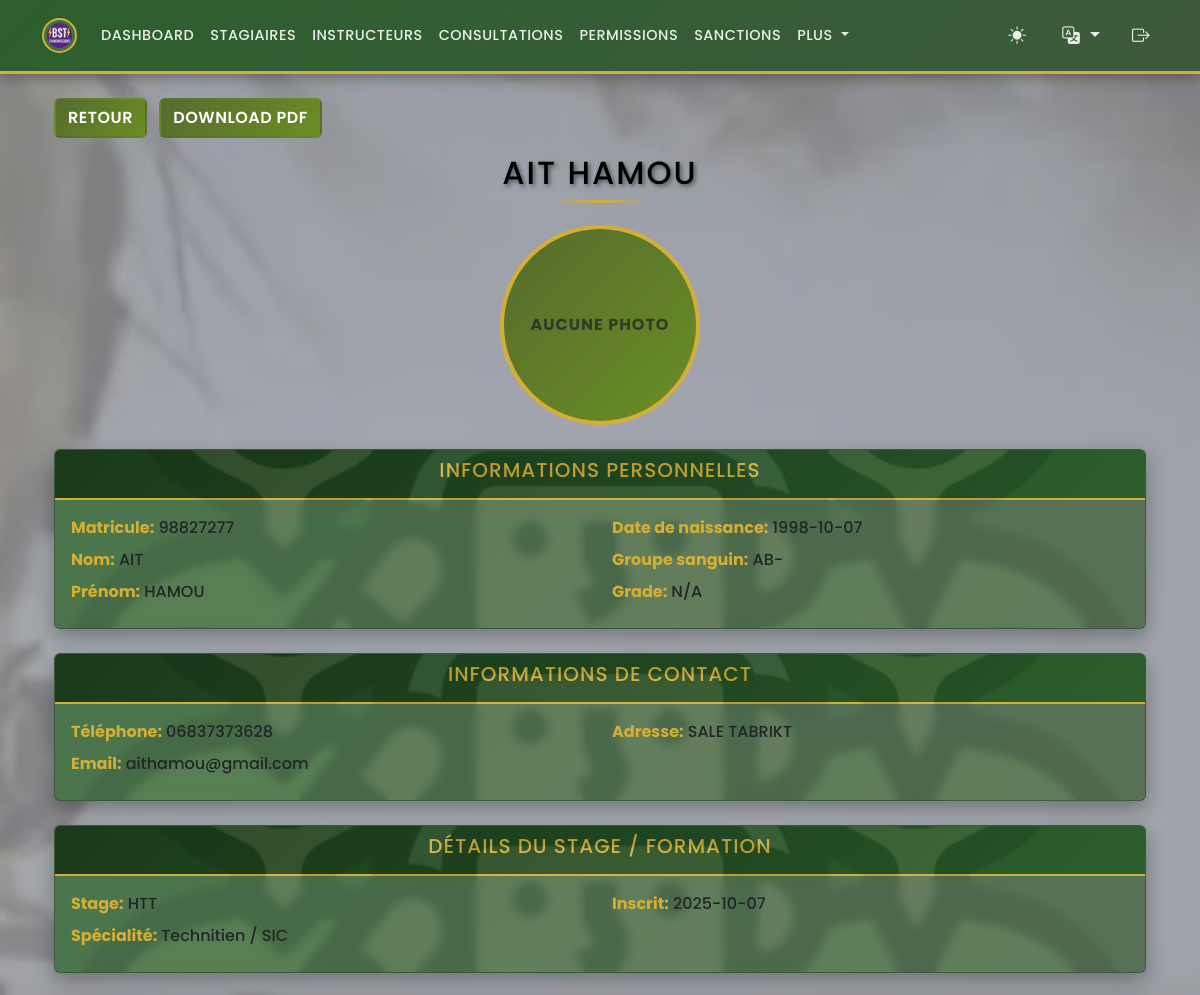
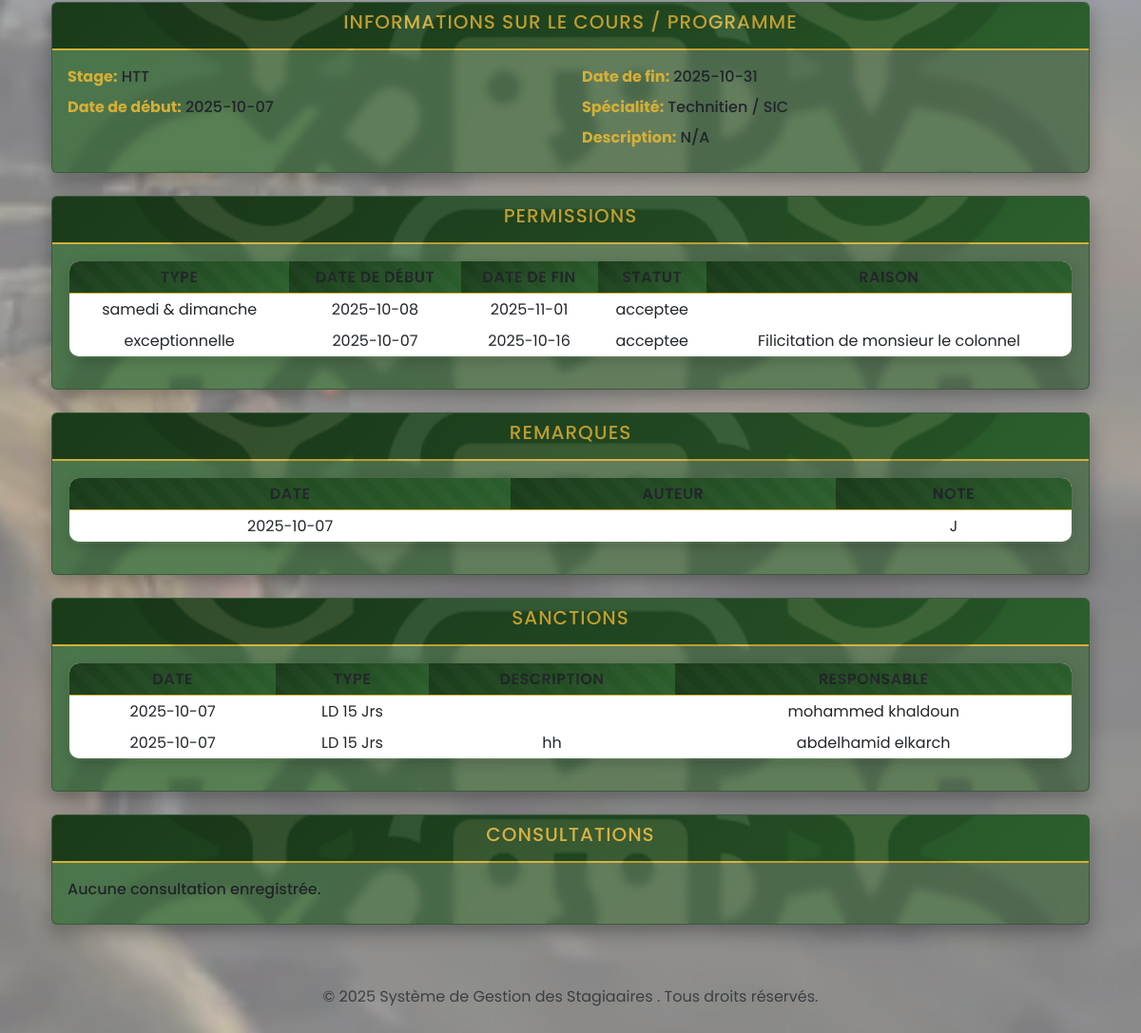
Page /admin/profile_stagiaire.php?id=8 (signed in) on the committed database (2 pictures, top to bottom).
### tables this page shows
CREATE TABLE `stagiaires` (
  `id` int(11) NOT NULL,
  `matricule` varchar(50) NOT NULL,
  `nom` varchar(100) NOT NULL,
  `prenom` varchar(100) NOT NULL,
  `date_naissance` date DEFAULT NULL,
  `adresse` text DEFAULT NULL,
  `telephone` varchar(20) DEFAULT NULL,
  `email` varchar(100) DEFAULT NULL,
  `groupe_sanguin` enum('A+','A-','B+','B-','AB+','AB-','O+','O-') DEFAULT NULL,
  `photo` varchar(255) DEFAULT NULL,
  `grade` enum('Lieutenant','Sous-Lieutenant','Adjudant Chef','Adjudant','Sergent Chef','Sergent','Caporal Chef','Caporal','2 eme Classe','1er Classe') DEFAULT NULL,
  `date_inscription` date DEFAULT curdate(),
  `id_stage` int(11) NOT NULL,
  `id_specialite` int(11) NOT NULL
);

CREATE TABLE `stages` (
  `id` int(11) NOT NULL,
  `intitule` varchar(150) NOT NULL,
  `date_debut` date DEFAULT NULL,
  `date_fin` date DEFAULT NULL
);

CREATE TABLE `specialites` (
  `id` int(11) NOT NULL,
  `nom_specialite` varchar(150) NOT NULL,
  `description` text DEFAULT NULL
);

CREATE TABLE `permissions` (
  `id` int(11) NOT NULL,
  `id_stagiaire` int(11) NOT NULL,
  `type` enum('samedi & dimanche','exceptionnelle','vacance') NOT NULL,
  `date_debut` date DEFAULT NULL,
  `date_fin` date DEFAULT NULL,
  `motif` text DEFAULT NULL,
  `statut` enum('acceptee','refusee','en_attente') DEFAULT 'en_attente'
);

CREATE TABLE `remarques` (
  `id` int(11) NOT NULL,
  `id_stagiaire` int(11) NOT NULL,
  `remarque` text NOT NULL,
  `date_remarque` date DEFAULT curdate(),
  `auteur_id` int(11) DEFAULT NULL
);

CREATE TABLE `punitions` (
  `id` int(11) NOT NULL,
  `id_stagiaire` int(11) NOT NULL,
  `type` enum('samedi & dimanche','piquet','permanence','chef de poste','Garde','Corvet','LD 4 Jrs','LD 8 Jrs','LD 10 Jrs','LD 15 Jrs','LD 25 Jrs','LD 30 Jrs','LD 40 Jrs') NOT NULL,
  `description` text DEFAULT NULL,
  `date_punition` date DEFAULT curdate(),
  `auteur_id` int(11) DEFAULT NULL
);

CREATE TABLE `users` (
  `id` int(11) NOT NULL,
  `username` varchar(50) NOT NULL,
  `password` varchar(255) NOT NULL,
  `role` enum('admin','secretaire','docteur') NOT NULL,
  `nom` varchar(100) DEFAULT NULL,
  `prenom` varchar(100) DEFAULT NULL,
  `email` varchar(100) DEFAULT NULL,
  `created_at` timestamp NOT NULL DEFAULT current_timestamp()
);

### admin/profile_stagiaire.php (the view, shortened to what the rows shown need)
<?php
require '../functions.php';
$id = (int)$_GET['id'];
$sql = "SELECT s.*, st.intitule AS stage_name, st.date_debut, st.date_fin, sp.nom_specialite AS specialite_name, sp.description AS specialite_description
        FROM stagiaires s
        JOIN stages st ON s.id_stage = st.id
        JOIN specialites sp ON s.id_specialite = sp.id
        WHERE s.id = ?";
$stmt = $pdo->prepare($sql);
$stmt->execute([$id]);
$stagiaire = $stmt->fetch();
$permissions = $pdo->prepare("SELECT * FROM permissions WHERE id_stagiaire = ? ORDER BY date_debut DESC");
$permissions->execute([$id]);
$permissions = $permissions->fetchAll();
$remarques = $pdo->prepare("SELECT r.*, u.nom AS auteur_nom, u.prenom AS auteur_prenom
                            FROM remarques r
                            LEFT JOIN users u ON r.auteur_id = u.id
                            WHERE r.id_stagiaire = ?
                            ORDER BY r.date_remarque DESC");
$remarques->execute([$id]);
$remarques = $remarques->fetchAll();
$punitions = $pdo->prepare("SELECT p.*, u.nom AS auteur_nom, u.prenom AS auteur_prenom
                            FROM punitions p
                            LEFT JOIN users u ON p.auteur_id = u.id
                            WHERE p.id_stagiaire = ?
                            ORDER BY p.date_punition DESC");
$punitions->execute([$id]);
$punitions = $punitions->fetchAll();
?>
<?php include '../templates/header.php'; ?>
<div class="container mt-4">
    <div class="row">
<div class="col-md-12 mb-4">
             <a href="manage_stagiaires.php" class="btn btn-secondary mb-3"><?php echo htmlspecialchars($translations['back'] ?? 'Back'); ?></a>
             <a href="../generate_stagiaire_pdf.php?id=<?php echo $stagiaire['id']; ?>" class="btn btn-secondary mb-3 ms-2">Download PDF</a>
            <h2 class="text-center"><?php echo htmlspecialchars($stagiaire['nom'] . ' ' . $stagiaire['prenom']); ?></h2>
        </div>
    </div>
    <div class="card military-card mb-4">
        <div class="card-body">
            <div class="row">
                <div class="col-md-6">
                    <p><strong><?php echo htmlspecialchars($translations['matricule_label']); ?>:</strong> <?php echo htmlspecialchars($stagiaire['matricule']); ?></p>
                    <p><strong><?php echo htmlspecialchars($translations['last_name']); ?>:</strong> <?php echo htmlspecialchars($stagiaire['nom']); ?></p>
                    <p><strong><?php echo htmlspecialchars($translations['first_name']); ?>:</strong> <?php echo htmlspecialchars($stagiaire['prenom']); ?></p>
                </div>
                <div class="col-md-6">
                    <p><strong><?php echo htmlspecialchars($translations['birth_date']); ?>:</strong> <?php echo htmlspecialchars($stagiaire['date_naissance']); ?></p>
                    <p><strong><?php echo htmlspecialchars($translations['blood_group']); ?>:</strong> <?php echo htmlspecialchars($stagiaire['groupe_sanguin']); ?></p>
                    <p><strong><?php echo htmlspecialchars($translations['grade']); ?>:</strong> <?php echo htmlspecialchars($stagiaire['grade'] ?: 'N/A'); ?></p>
                </div>
            </div>
        </div>
    </div>
    <div class="card military-card mb-4">
        <div class="card-body">
            <div class="row">
                <div class="col-md-6">
                    <p><strong><?php echo htmlspecialchars($translations['phone']); ?>:</strong> <?php echo htmlspecialchars($stagiaire['telephone'] ?: 'N/A'); ?></p>
                    <p><strong><?php echo htmlspecialchars($translations['email']); ?>:</strong> <?php echo htmlspecialchars($stagiaire['email'] ?: 'N/A'); ?></p>
                </div>
                <div class="col-md-6">
                    <p><strong><?php echo htmlspecialchars($translations['address']); ?>:</strong> <?php echo htmlspecialchars($stagiaire['adresse'] ?: 'N/A'); ?></p>
                </div>
            </div>
        </div>
    </div>
    <div class="card military-card mb-4">
        <div class="card-body">
            <div class="row">
                <div class="col-md-6">
                    <p><strong><?php echo htmlspecialchars($translations['stage']); ?>:</strong> <?php echo htmlspecialchars($stagiaire['stage_name']); ?></p>
                    <p><strong><?php echo htmlspecialchars($translations['speciality']); ?>:</strong> <?php echo htmlspecialchars($stagiaire['specialite_name']); ?></p>
                </div>
                <div class="col-md-6">
                    <p><strong><?php echo htmlspecialchars($translations['registered']); ?>:</strong> <?php echo htmlspecialchars($stagiaire['date_inscription']); ?></p>
                </div>
            </div>
        </div>
    </div>
    <div class="card military-card mb-4">
        <div class="card-body">
            <div class="row">
                <div class="col-md-6">
                    <p><strong><?php echo htmlspecialchars($translations['stage']); ?>:</strong> <?php echo htmlspecialchars($stagiaire['stage_name']); ?></p>
                    <p><strong><?php echo htmlspecialchars($translations['start_date'] ?? 'Start Date'); ?>:</strong> <?php echo htmlspecialchars($stagiaire['date_debut'] ?: 'N/A'); ?></p>
                </div>
                <div class="col-md-6">
                    <p><strong><?php echo htmlspecialchars($translations['end_date'] ?? 'End Date'); ?>:</strong> <?php echo htmlspecialchars($stagiaire['date_fin'] ?: 'N/A'); ?></p>
                    <p><strong><?php echo htmlspecialchars($translations['speciality']); ?>:</strong> <?php echo htmlspecialchars($stagiaire['specialite_name']); ?></p>
                    <p><strong><?php echo htmlspecialchars($translations['description'] ?? 'Description'); ?>:</strong> <?php echo htmlspecialchars($stagiaire['specialite_description'] ?: 'N/A'); ?></p>
                </div>
            </div>
        </div>
    </div>
    <div class="card military-card mb-4">
        <div class="card-body">
            <?php if (!empty($permissions)): ?>
                <table class="table table-sm">
                    <thead>
                        <tr>
                            <th><?php echo htmlspecialchars($translations['type'] ?? 'Type'); ?></th>
                            <th><?php echo htmlspecialchars($translations['start_date'] ?? 'Start Date'); ?></th>
                            <th><?php echo htmlspecialchars($translations['end_date'] ?? 'End Date'); ?></th>
                            <th><?php echo htmlspecialchars($translations['status'] ?? 'Status'); ?></th>
                            <th><?php echo htmlspecialchars($translations['reason'] ?? 'Reason'); ?></th>
                        </tr>
                    </thead>
                    <tbody>
                        <?php foreach ($permissions as $perm): ?>
                        <tr>
                            <td><?php echo htmlspecialchars($perm['type']); ?></td>
                            <td><?php echo htmlspecialchars($perm['date_debut']); ?></td>
                            <td><?php echo htmlspecialchars($perm['date_fin']); ?></td>
                            <td><?php echo htmlspecialchars($perm['statut']); ?></td>
                            <td><?php echo htmlspecialchars($perm['motif']); ?></td>
                        </tr>
                        <?php endforeach; ?>
                    </tbody>
                </table>
            <?php else: ?>
                <p><?php echo htmlspecialchars($translations['no_permissions'] ?? 'No permissions recorded.'); ?></p>
            <?php endif; ?>
        </div>
    </div>
    <div class="card military-card mb-4">
        <div class="card-body">
            <?php if (!empty($remarques)): ?>
                <table class="table table-sm">
                    <thead>
                        <tr>
                            <th><?php echo htmlspecialchars($translations['date'] ?? 'Date'); ?></th>
                            <th><?php echo htmlspecialchars($translations['author'] ?? 'Author'); ?></th>
                            <th><?php echo htmlspecialchars($translations['note'] ?? 'Note'); ?></th>
                        </tr>
                    </thead>
                    <tbody>
                        <?php foreach ($remarques as $rem): ?>
                        <tr>
                            <td><?php echo htmlspecialchars($rem['date_remarque']); ?></td>
                            <td><?php echo htmlspecialchars($rem['auteur_nom'] . ' ' . $rem['auteur_prenom']); ?></td>
                            <td><?php echo htmlspecialchars($rem['remarque']); ?></td>
                        </tr>
                        <?php endforeach; ?>
                    </tbody>
                </table>
            <?php else: ?>
                <p><?php echo htmlspecialchars($translations['no_notes'] ?? 'No notes recorded.'); ?></p>
            <?php endif; ?>
        </div>
    </div>
    <div class="card military-card mb-4">
        <div class="card-body">
            <?php if (!empty($punitions)): ?>
                <table class="table table-sm">
                    <thead>
                        <tr>
                            <th><?php echo htmlspecialchars($translations['date'] ?? 'Date'); ?></th>
                            <th><?php echo htmlspecialchars($translations['type'] ?? 'Type'); ?></th>
                            <th><?php echo htmlspecialchars($translations['description'] ?? 'Description'); ?></th>
                            <th><?php echo htmlspecialchars($translations['responsible'] ?? 'Responsible'); ?></th>
                        </tr>
                    </thead>
                    <tbody>
                        <?php foreach ($punitions as $pun): ?>
                        <tr>
                            <td><?php echo htmlspecialchars($pun['date_punition']); ?></td>
                            <td><?php echo htmlspecialchars($pun['type']); ?></td>
                            <td><?php echo htmlspecialchars($pun['description']); ?></td>
                            <td><?php echo htmlspecialchars($pun['auteur_nom'] . ' ' . $pun['auteur_prenom']); ?></td>
                        </tr>
                        <?php endforeach; ?>
                    </tbody>
                </table>
            <?php else: ?>
                <p><?php echo htmlspecialchars($translations['no_sanctions'] ?? 'No sanctions recorded.'); ?></p>
            <?php endif; ?>
        </div>
    </div>
</div>
<?php include '../templates/footer.php'; ?>

### rows in the picture
stagiaires: nom+prenom "AIT HAMOU", matricule "98827277", nom "AIT", prenom "HAMOU", date_naissance "1998-10-07", groupe_sanguin "AB-", grade "N/A", telephone "06837373628", email "aithamou@gmail.com", adresse "SALE TABRIKT", id_stage.intitule "HTT", id_specialite.nom_specialite "Technitien / SIC", date_inscription "2025-10-07", id_stage.date_debut "2025-10-07", id_stage.date_fin "2025-10-31", id_specialite.description "N/A"
permissions: type "samedi & dimanche", date_debut "2025-10-08", date_fin "2025-11-01", statut "acceptee"
permissions: type "exceptionnelle", date_debut "2025-10-07", date_fin "2025-10-16", statut "acceptee", motif "Filicitation de monsieur le colonnel"
remarques: date_remarque "2025-10-07", remarque "J"
punitions: date_punition "2025-10-07", type "LD 15 Jrs", auteur.prenom "mohammed khaldoun"
punitions: date_punition "2025-10-07", type "LD 15 Jrs", description "hh", auteur.prenom "abdelhamid elkarch"

### other values in the picture
$translations['dashboard'] "DASHBOARD"
$translations['trainees'] "STAGIAIRES"
$translations['Instructeurs'] "INSTRUCTEURS"
$translations['consultations'] "CONSULTATIONS"
$translations['permissions'] "PERMISSIONS"
$translations['sanctions'] "SANCTIONS"
$translations['plus'] "PLUS"
$translations['back'] "RETOUR"
$translations['no_photo'] "AUCUNE PHOTO"
$translations['personal_information'] "INFORMATIONS PERSONNELLES"
$translations['matricule_label'] "Matricule"
$translations['last_name'] "Nom"
$translations['first_name'] "Prénom"
$translations['birth_date'] "Date de naissance"
$translations['blood_group'] "Groupe sanguin"
